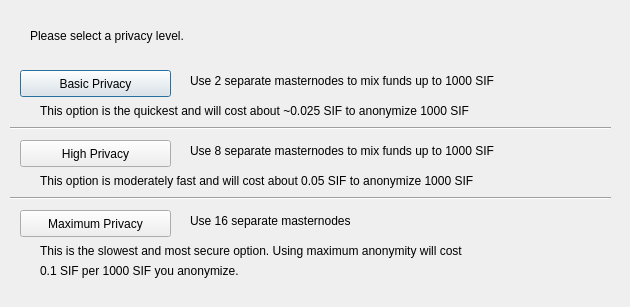
<?xml version="1.0" encoding="UTF-8"?>
<ui version="4.0">
 <class>DarksendConfig</class>
 <widget class="QDialog" name="DarksendConfig">
  <property name="geometry">
   <rect>
    <x>0</x>
    <y>0</y>
    <width>630</width>
    <height>307</height>
   </rect>
  </property>
  <property name="windowTitle">
   <string>Configure PrivateSend</string>
  </property>
  <widget class="QPushButton" name="buttonBasic">
   <property name="geometry">
    <rect>
     <x>20</x>
     <y>70</y>
     <width>151</width>
     <height>27</height>
    </rect>
   </property>
   <property name="text">
    <string>Basic Privacy</string>
   </property>
  </widget>
  <widget class="QPushButton" name="buttonHigh">
   <property name="geometry">
    <rect>
     <x>20</x>
     <y>140</y>
     <width>151</width>
     <height>27</height>
    </rect>
   </property>
   <property name="text">
    <string>High Privacy</string>
   </property>
  </widget>
  <widget class="QPushButton" name="buttonMax">
   <property name="geometry">
    <rect>
     <x>20</x>
     <y>210</y>
     <width>151</width>
     <height>27</height>
    </rect>
   </property>
   <property name="text">
    <string>Maximum Privacy</string>
   </property>
  </widget>
  <widget class="QLabel" name="label">
   <property name="geometry">
    <rect>
     <x>30</x>
     <y>20</y>
     <width>571</width>
     <height>31</height>
    </rect>
   </property>
   <property name="text">
    <string>Please select a privacy level.</string>
   </property>
  </widget>
  <widget class="QLabel" name="label_2">
   <property name="geometry">
    <rect>
     <x>190</x>
     <y>70</y>
     <width>421</width>
     <height>21</height>
    </rect>
   </property>
   <property name="text">
    <string>Use 2 separate masternodes to mix funds up to 1000 SIF</string>
   </property>
  </widget>
  <widget class="QLabel" name="label_3">
   <property name="geometry">
    <rect>
     <x>190</x>
     <y>140</y>
     <width>411</width>
     <height>21</height>
    </rect>
   </property>
   <property name="text">
    <string>Use 8 separate masternodes to mix funds up to 1000 SIF</string>
   </property>
  </widget>
  <widget class="QLabel" name="label_4">
   <property name="geometry">
    <rect>
     <x>190</x>
     <y>210</y>
     <width>421</width>
     <height>21</height>
    </rect>
   </property>
   <property name="text">
    <string>Use 16 separate masternodes</string>
   </property>
  </widget>
  <widget class="QLabel" name="label_6">
   <property name="geometry">
    <rect>
     <x>40</x>
     <y>100</y>
     <width>561</width>
     <height>21</height>
    </rect>
   </property>
   <property name="text">
    <string>This option is the quickest and will cost about ~0.025 SIF to anonymize 1000 SIF</string>
   </property>
  </widget>
  <widget class="QLabel" name="label_7">
   <property name="geometry">
    <rect>
     <x>40</x>
     <y>170</y>
     <width>561</width>
     <height>21</height>
    </rect>
   </property>
   <property name="text">
    <string>This option is moderately fast and will cost about 0.05 SIF to anonymize 1000 SIF</string>
   </property>
  </widget>
  <widget class="QLabel" name="label_8">
   <property name="geometry">
    <rect>
     <x>40</x>
     <y>240</y>
     <width>561</width>
     <height>21</height>
    </rect>
   </property>
   <property name="text">
    <string>This is the slowest and most secure option. Using maximum anonymity will cost</string>
   </property>
  </widget>
  <widget class="QLabel" name="label_9">
   <property name="geometry">
    <rect>
     <x>40</x>
     <y>260</y>
     <width>561</width>
     <height>21</height>
    </rect>
   </property>
   <property name="text">
    <string>0.1 SIF per 1000 SIF you anonymize.</string>
   </property>
  </widget>
  <widget class="Line" name="line">
   <property name="geometry">
    <rect>
     <x>10</x>
     <y>120</y>
     <width>601</width>
     <height>16</height>
    </rect>
   </property>
   <property name="orientation">
    <enum>Qt::Horizontal</enum>
   </property>
  </widget>
  <widget class="Line" name="line_2">
   <property name="geometry">
    <rect>
     <x>10</x>
     <y>190</y>
     <width>601</width>
     <height>16</height>
    </rect>
   </property>
   <property name="orientation">
    <enum>Qt::Horizontal</enum>
   </property>
  </widget>
 </widget>
 <resources/>
 <connections/>
</ui>
